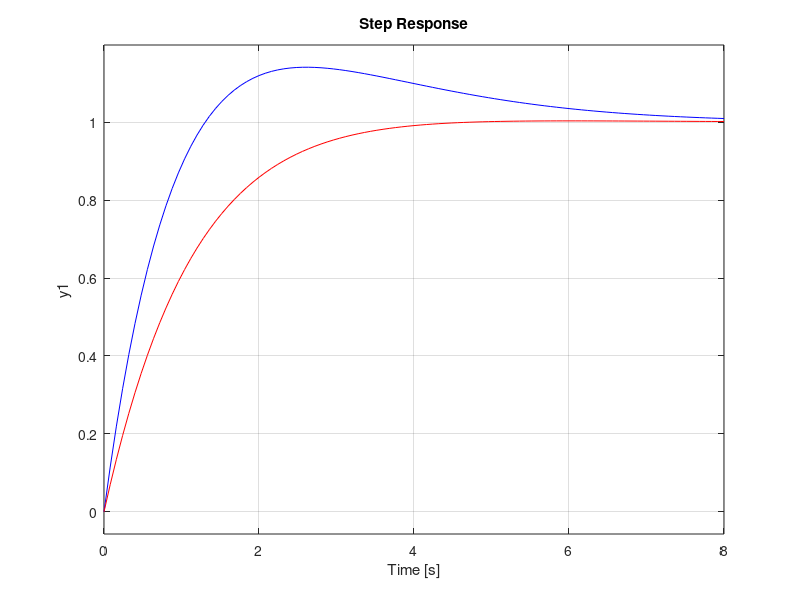

Write MATLAB code to recreate this figure.
clc
close all;

s = tf('s');

Gp = 1/s;
GN = 1;
GD = s;

% control design to get good behavior against load disturbances
% how to formalize this? define z and omega for the poles, and then it is a
% pole placement acording to that parameterization!
kp = 1.5;
ki = 0.6;

Gc = minreal(kp + ki/s);

Gcl = minreal(Gc*Gp/(1+Gc*Gp))

old_poles = pole(Gcl)
old_zeros = zero(Gcl)

% reference weighting to get better reference following transient
beta = 0.6;

Gclhat = minreal((GN*ki+kp*GN*beta*s)/((GD+GN*kp)*s+GN*ki))

new_poles = pole(Gclhat)
new_zeros = zero(Gclhat)

% plotting
figure()
step(Gcl, 'b')
hold on
step(Gclhat, 'r')